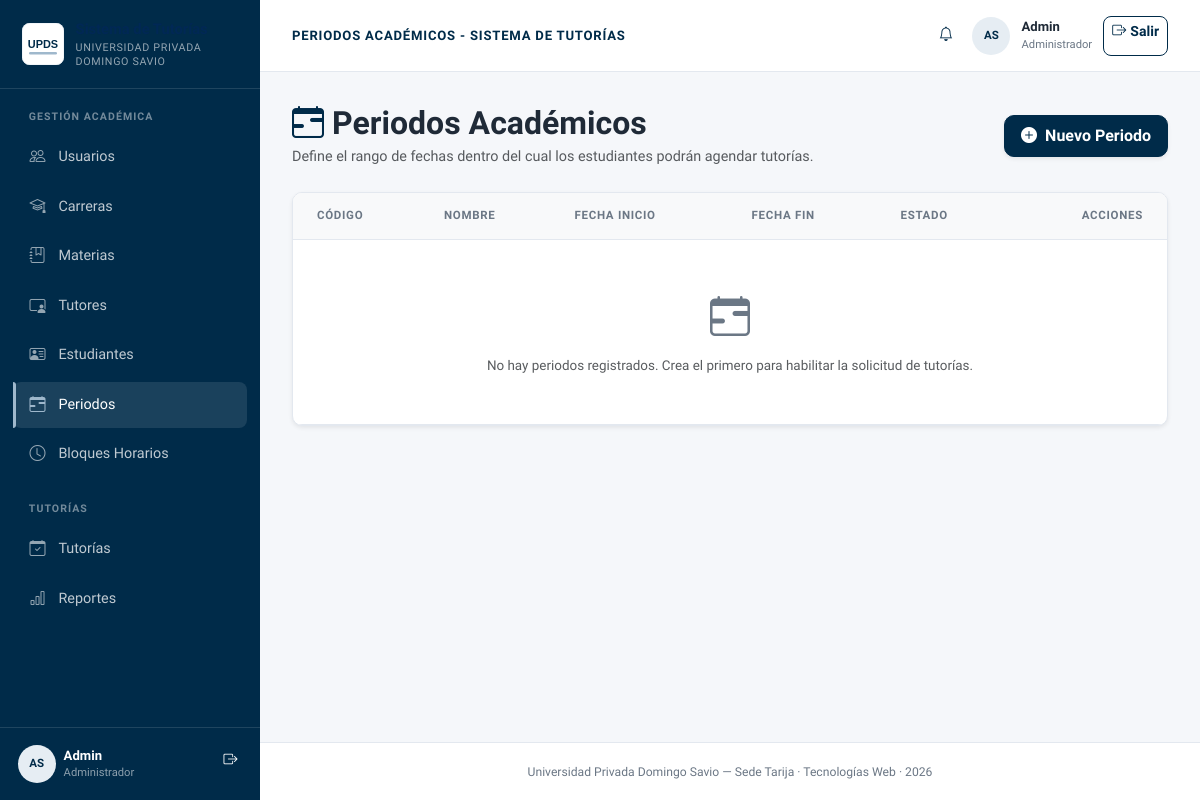
Page /controllers/admin_periodos.php (signed in) on the earlier database version.
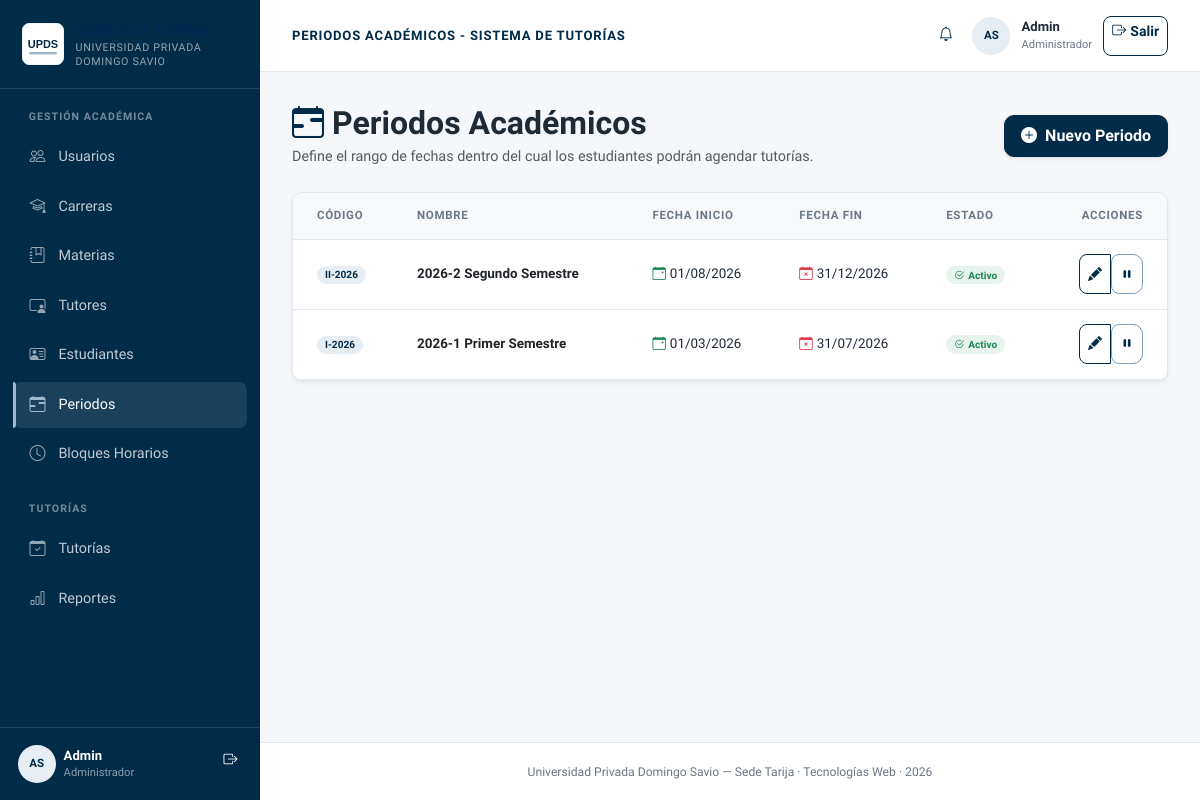
Same page on the later database version.
### tables this page shows
CREATE TABLE IF NOT EXISTS periodos_tutoria (
  id_periodo INT AUTO_INCREMENT PRIMARY KEY,
  codigo VARCHAR(20) NOT NULL UNIQUE,          
  nombre VARCHAR(100) NOT NULL,                
  fecha_inicio DATE NOT NULL,                  
  fecha_fin DATE NOT NULL,                     
  activo TINYINT(1) NOT NULL DEFAULT 1,
  creado_por INT NULL,                         
  fecha_creacion DATETIME DEFAULT CURRENT_TIMESTAMP,
  CONSTRAINT chk_periodo_fechas CHECK (fecha_fin >= fecha_inicio),
  INDEX idx_periodo_activo (activo)
);

### controllers/admin_periodos.php (called while the page is built, shortened)
<?php
require_once __DIR__ . '/../config/conexion.php';
require_once __DIR__ . '/../models/PeriodoModel.php';
$periodoModel = new PeriodoModel($pdo);
$periodos = $periodoModel->obtenerTodos();
require_once __DIR__ . '/../views/admin/periodos/listar.php';

### models/PeriodoModel.php (called while the page is built, shortened)
<?php
class PeriodoModel
{
    private $pdo;
    public function __construct($pdo)
    {
        $this->pdo = $pdo;
    }
    public function obtenerTodos()
    {
        return $this->pdo->query("SELECT * FROM periodos_tutoria ORDER BY fecha_inicio DESC")->fetchAll();
    }
}

### views/admin/periodos/listar.php (the view, shortened to what this page needs)
<?php
include __DIR__ . '/../../layouts/header.php';
?>
<div class="d-flex flex-column flex-md-row justify-content-between align-items-start align-items-md-center mb-4 gap-3">
 <div>
    <h2 class="fw-bold mb-1 d-flex align-items-center gap-2">
      <i class="bi bi-calendar-range text-primary"></i>
      <span>Periodos Académicos</span>
    </h2>
    <p class="text-muted mb-0">Define el rango de fechas dentro del cual los estudiantes podrán agendar tutorías.</p>
 </div>
 <button type="button" class="btn btn-primary d-flex align-items-center gap-2 shadow-sm px-3 py-2 rounded-3" data-bs-toggle="modal" data-bs-target="#modalPeriodo" onclick="prepararCrear()">
    <i class="bi bi-plus-circle-fill"></i>
    <span class="fw-semibold">Nuevo Periodo</span>
 </button>
</div>
<div class="card card-custom shadow-sm overflow-hidden">
 <div class="table-responsive">
    <table class="table table-hover align-middle mb-0">
      <thead class="table-light text-muted text-uppercase" style="font-size: 0.75rem; letter-spacing: 0.5px;">
        <tr>
          <th class="ps-4">Código</th>
          <th>Nombre</th>
          <th>Fecha Inicio</th>
          <th>Fecha Fin</th>
          <th>Estado</th>
          <th class="text-end pe-4">Acciones</th>
        </tr>
      </thead>
      <tbody>
        <?php foreach ($periodos as $p): ?>
          <tr>
            <td class="ps-4"><span class="badge badge-accent px-2 py-1"><?= htmlspecialchars($p['codigo']) ?></span></td>
            <td class="fw-semibold text-dark"><?= htmlspecialchars($p['nombre']) ?></td>
            <td><i class="bi bi-calendar-event text-success me-1"></i><?= date('d/m/Y', strtotime($p['fecha_inicio'])) ?></td>
            <td><i class="bi bi-calendar-x text-danger me-1"></i><?= date('d/m/Y', strtotime($p['fecha_fin'])) ?></td>
            <td>
              <?php if ((int) $p['activo'] === 1): ?>
                <span class="badge bg-success bg-opacity-10 text-success border-success-subtle px-2 py-1"><i class="bi bi-check2-circle me-1"></i>Activo</span>
              <?php else: ?>
                <span class="badge bg-secondary bg-opacity-10 text-secondary border-secondary-subtle px-2 py-1"><i class="bi bi-pause-circle me-1"></i>Inactivo</span>
              <?php endif; ?>
            </td>
            <td class="text-end pe-4">
              <div class="btn-group" role="group">
                <button type="button" class="btn btn-outline-primary btn-sm" title="Editar"
                        onclick='prepararEditar(<?= json_encode($p, JSON_HEX_APOS | JSON_HEX_QUOT) ?>)'>
                  <i class="bi bi-pencil-fill"></i>
                </button>
                <form method="POST" class="d-inline">
                  <button type="submit" class="btn btn-outline-<?= (int) $p['activo'] === 1 ? 'warning' : 'success' ?> btn-sm rounded-end-2"
                          title="<?= (int) $p['activo'] === 1 ? 'Desactivar' : 'Activar' ?>">
                    <i class="bi <?= (int) $p['activo'] === 1 ? 'bi-pause-fill' : 'bi-play-fill' ?>"></i>
                  </button>
                </form>
              </div>
            </td>
          </tr>
        <?php endforeach; ?>
        <?php if (empty($periodos)): ?>
          <tr>
            <td colspan="6" class="text-center py-5 text-muted">
              <i class="bi bi-calendar-range fs-1 d-block mb-2 text-secondary"></i>
              No hay periodos registrados. Crea el primero para habilitar la solicitud de tutorías.
            </td>
          </tr>
        <?php endif; ?>
      </tbody>
    </table>
 </div>
</div>
<?php include __DIR__ . '/../../layouts/footer.php'; ?>

Differences in the rows shown:
added periodos_tutoria: codigo "II-2026", nombre "2026-2 Segundo Semestre", fecha_inicio "01/08/2026", fecha_fin "31/12/2026", activo 1 (drawn)
added periodos_tutoria: codigo "I-2026", nombre "2026-1 Primer Semestre", fecha_inicio "01/03/2026", fecha_fin "31/07/2026", activo 1 (drawn)
Other differences:
text no longer shown: "No hay periodos registrados. Crea el primero para habilitar la solicitud de tutorías."
